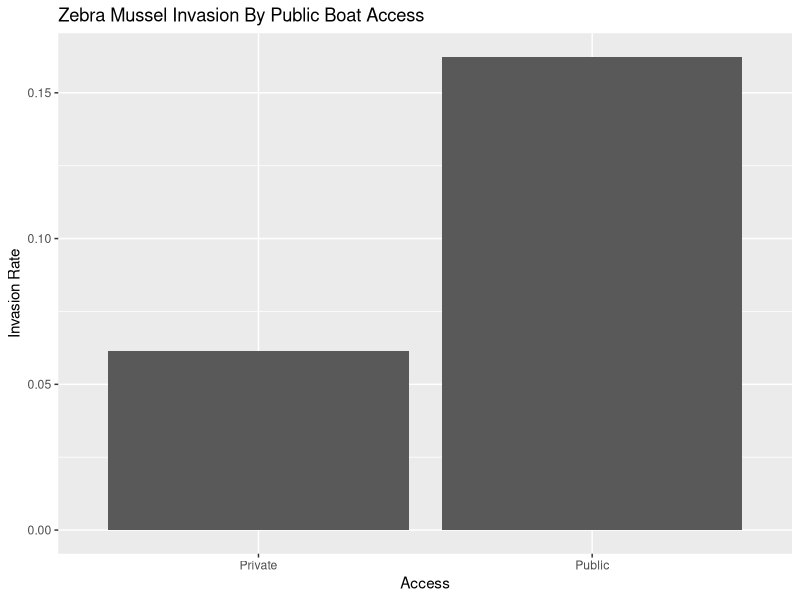

Generate this figure with R:
## ---- chunk 1
library(tidyverse)
library(readxl)
library(dplyr)
## ---- chunk 2
Boat_Access<-read_csv("Data/Public_Boat_Access_Sites.csv")
AIS<-read_csv("Data/WatersWithAIS (1).csv")
Boat_Access
AIS
## ---- chunk 3
Boat_Access<- Boat_Access |>
  rename(Waterbody_Name= WATERBODY_NAME_TEXT)
## ---- chunk 4
Boat_Access$lake_name <- toupper(Boat_Access$Waterbody_Name)
AIS$lake_name <- toupper(AIS$`Waterbody Name`)

AIS <- AIS |>
  mutate(zebra_present = as.integer(str_detect(`Invasive Species`, "Zebra Mussel")) )

## ---- chunk 5
lake_data <- AIS |>
  left_join(Boat_Access, by = "lake_name", relationship = "many-to-many")
## ---- chunk 6
lake_data<- lake_data |> select(`Waterbody Name`, LANDING_TYPE_CODE, RAMP_TYPE_CODE, zebra_present)
lake_data
## ---- chunk 7
boat_summary <- Boat_Access |>
  group_by(lake_name) |>
  summarize(
    has_public_access = 1,  
    any_ramp = as.integer(any(!is.na(RAMP_TYPE_CODE))),
    any_landing = as.integer(any(!is.na(LANDING_TYPE_CODE)))
  )
## ---- chunk 8
lake_data <- AIS |>
  left_join(boat_summary, by = "lake_name")
lake_data <- lake_data
## ---- chunk 9
lake_data <- lake_data |>
  mutate(
    has_public_access = replace_na(has_public_access, 0),
    any_ramp = replace_na(any_ramp, 0),
    any_landing = replace_na(any_landing, 0)
  )
lake_data <- lake_data |>
  select(lake_name, zebra_present, has_public_access, any_ramp, any_landing)
lake_data
## ---- chunk 10
lake_data |>
  group_by(has_public_access) |>
  summarise(invasion_rate = mean(zebra_present, na.rm = TRUE)) |>
  mutate(access = ifelse(has_public_access == 1, "Public", "Private"))|>
  ggplot(lake_data, mapping = aes(x=access, y = invasion_rate)) +
  geom_col() + 
  labs(
    x = "Access", 
    y = "Invasion Rate",
    title = "Zebra Mussel Invasion By Public Boat Access"
  )
## ---- chunk 11
